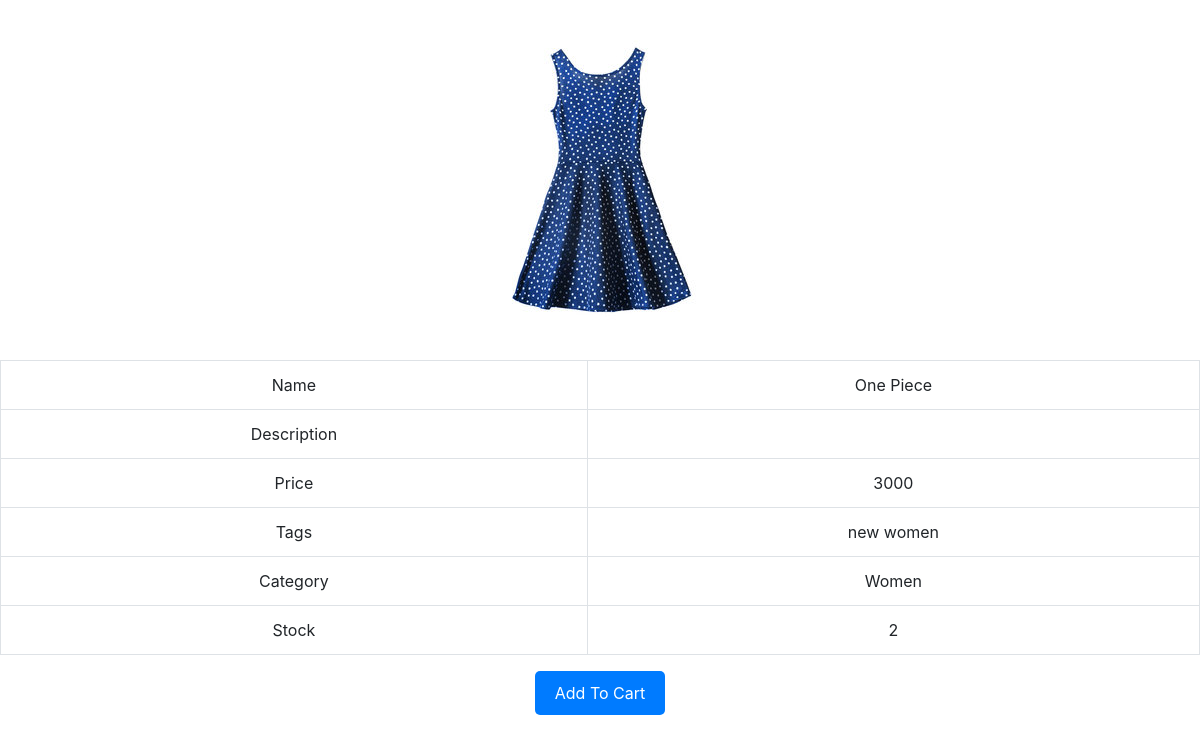
Page /products/3/ on the committed database.
### shop/models.py (models this page shows, shortened)
class BaseModel(models.Model):
    created_at = models.DateTimeField(auto_now_add=True)
    updated_at = models.DateTimeField(auto_now=True)
    deleted_at = models.DateTimeField(blank=True, null=True, default=None)
    class Meta:
        abstract = True

class Products(BaseModel):
    name = models.CharField(max_length=300)
    price = models.SmallIntegerField()
    stock = models.SmallIntegerField()
    description = models.TextField(null=True, blank=True)
    image = models.ImageField(upload_to=image_path, null=True, blank=True)
    category = models.ForeignKey(Category, on_delete=models.DO_NOTHING, blank=True, null=True)
    tags = models.ManyToManyField(Tag, default=list, blank=True)
    class Meta:
        db_table = 'products'
        indexes = [
            models.Index(fields=['id', 'deleted_at']),
        ]

class Tag(BaseModel):
    name = models.CharField(max_length=100)
    description = models.TextField(null=True, blank=True)
    class Meta:
        db_table = 'tags'
        indexes = [
            models.Index(fields=['id', 'deleted_at']),
        ]

class Category(BaseModel):
    name = models.CharField(max_length=100)
    description = models.TextField(null=True, blank=True)
    def __str__(self):
        return self.name
    class Meta:
        db_table = 'categories'
        indexes = [
            models.Index(fields=['id', 'deleted_at']),
        ]

### shop/views.py (the view)
# urls.py: path('products/<int:pk>/', ProductDetailView.as_view(), name='product_details'),
class ProductDetailView(DetailView):
    model = Products
    template_name = 'product/product_detail.html'
    context_object_name = 'product'

### templates/product/product_detail.html (shortened to what this page needs)
{% extends "base.html" %}
{% block content %}
<div class="product">
    <div>
        <img src="/{{product.image}}">
    </div>
    <table class="table table-bordered">
        <tbody>
        <tr>
            <td>Name</td>
            <td>{{product.name}}</td>
        </tr>
        <tr>
            <td>Description</td>
            <td>{{product.description}}</td>
        </tr>
        <tr>
            <td>Price</td>
            <td>{{product.price}}</td>
        </tr>
        <tr>
            <td>Tags</td>
            <td>
                {% for tag in product.tags.all %}
                    {{tag.name}}
                {% endfor %}
            </td>
        </tr>
        <tr>
            <td>Category</td>
            <td>
                {{product.category}}
            </td>
        </tr>
        <tr>
            <td>Stock</td>
            <td>
                {{product.stock}}
            </td>
        </tr>
    </tbody>
    </table>
        <a class="logout-button" href="{% url 'shop:add_to_cart' product_id=product.id %}" >Add To Cart</a>
    </div>
{% endblock %}

### templates/base.html (style rules this page uses)
.logout-button { display: inline-block; padding: 10px 20px; background-color: #007bff; color: #fff; text-decoration: none; border: none; border-radius: 5px; cursor: pointer; transition: background-color 0.3s ease; }

### templates/product/product_detail.html (style rules this page uses)
.product { text-align: center; }

### rows in the picture
Products: image (picture), name "One Piece", price "3000", category "Women", stock "2"
Tag: name "new"
Tag: name "women"
